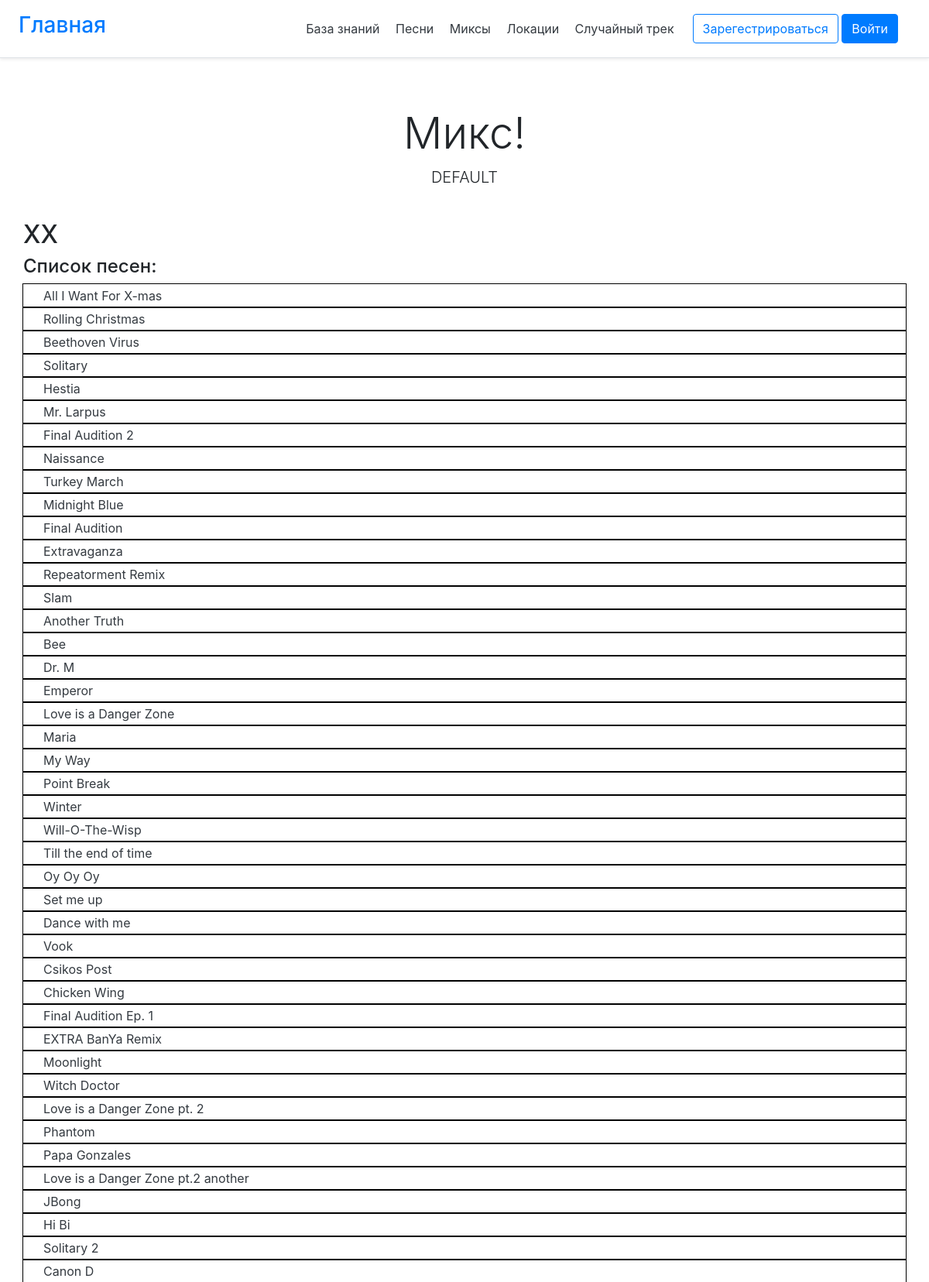
Screenshot of /mixes/28 (upper part) with the database file from the repository.
### PumpManager/models.py (models this page shows, shortened)
class Mix(models.Model):
    name = models.CharField(max_length=25)

class Song(models.Model):
    name = models.CharField(max_length=40, unique="True")
    author = models.CharField(max_length=40)
    bpm = models.IntegerField()
    type = models.CharField(max_length=40)
    cathegory = models.CharField(max_length=40)
    mix = models.ManyToManyField(Mix)

### PumpManager/views.py (the view)
# urls.py: path('mixes/<mix_id>', views.mixID, name='mixID'),
def mixID(request, mix_id):
        return render(request, 'PumpManager/mixID.html',
                        {'mix': Mix.objects.get(pk=mix_id)})

### PumpManager/templates/PumpManager/mixID.html (shortened to what this page needs)
{% extends "PumpManager/base.html" %}
{% block header %}Микс!{%endblock%}
{% block content %}
<div class="row"> <h2>{{mix.name}}</h2> </div>
<div class="row"> <h4>Список песен:</h4> </div>
{% for song in mix.song_set.all %}
    <div class="row" style = "border: 3px solid #fff; outline: 1px solid #000">
            <div class="col-md-6">
                <a class="p-2 text-dark" href="/songs/{{song.id}}">{{ song.name }} </a>
            </div>
    </div>
{%endfor%}
{%endblock%}

### rows the page displays
Mix: name "XX"
Song: name "All I Want For X-mas"
Song: name "Rolling Christmas"
Song: name "Beethoven Virus"
Song: name "Solitary"
Song: name "Hestia"
Song: name "Mr. Larpus"
Song: name "Final Audition 2"
Song: name "Naissance"
Song: name "Turkey March"
Song: name "Midnight Blue"
Song: name "Final Audition"
Song: name "Extravaganza"
Song: name "Repeatorment Remix"
Song: name "Slam"
Song: name "Another Truth"
Song: name "Bee"
Song: name "Dr. M"
Song: name "Emperor"
Song: name "Love is a Danger Zone"
Song: name "Maria"
Song: name "My Way"
Song: name "Point Break"
Song: name "Winter"
Song: name "Will-O-The-Wisp"
Song: name "Till the end of time"
Song: name "Oy Oy Oy"
Song: name "Set me up"
Song: name "Dance with me"
Song: name "Vook"
Song: name "Csikos Post"
Song: name "Chicken Wing"
Song: name "Final Audition Ep. 1"
Song: name "EXTRA BanYa Remix"
Song: name "Moonlight"
Song: name "Witch Doctor"
Song: name "Love is a Danger Zone pt. 2"
Song: name "Phantom"
Song: name "Papa Gonzales"
Song: name "Love is a Danger Zone pt.2 another"
Song: name "JBong"
Song: name "Hi Bi"
Song: name "Solitary 2"
Song: name "Canon D"
